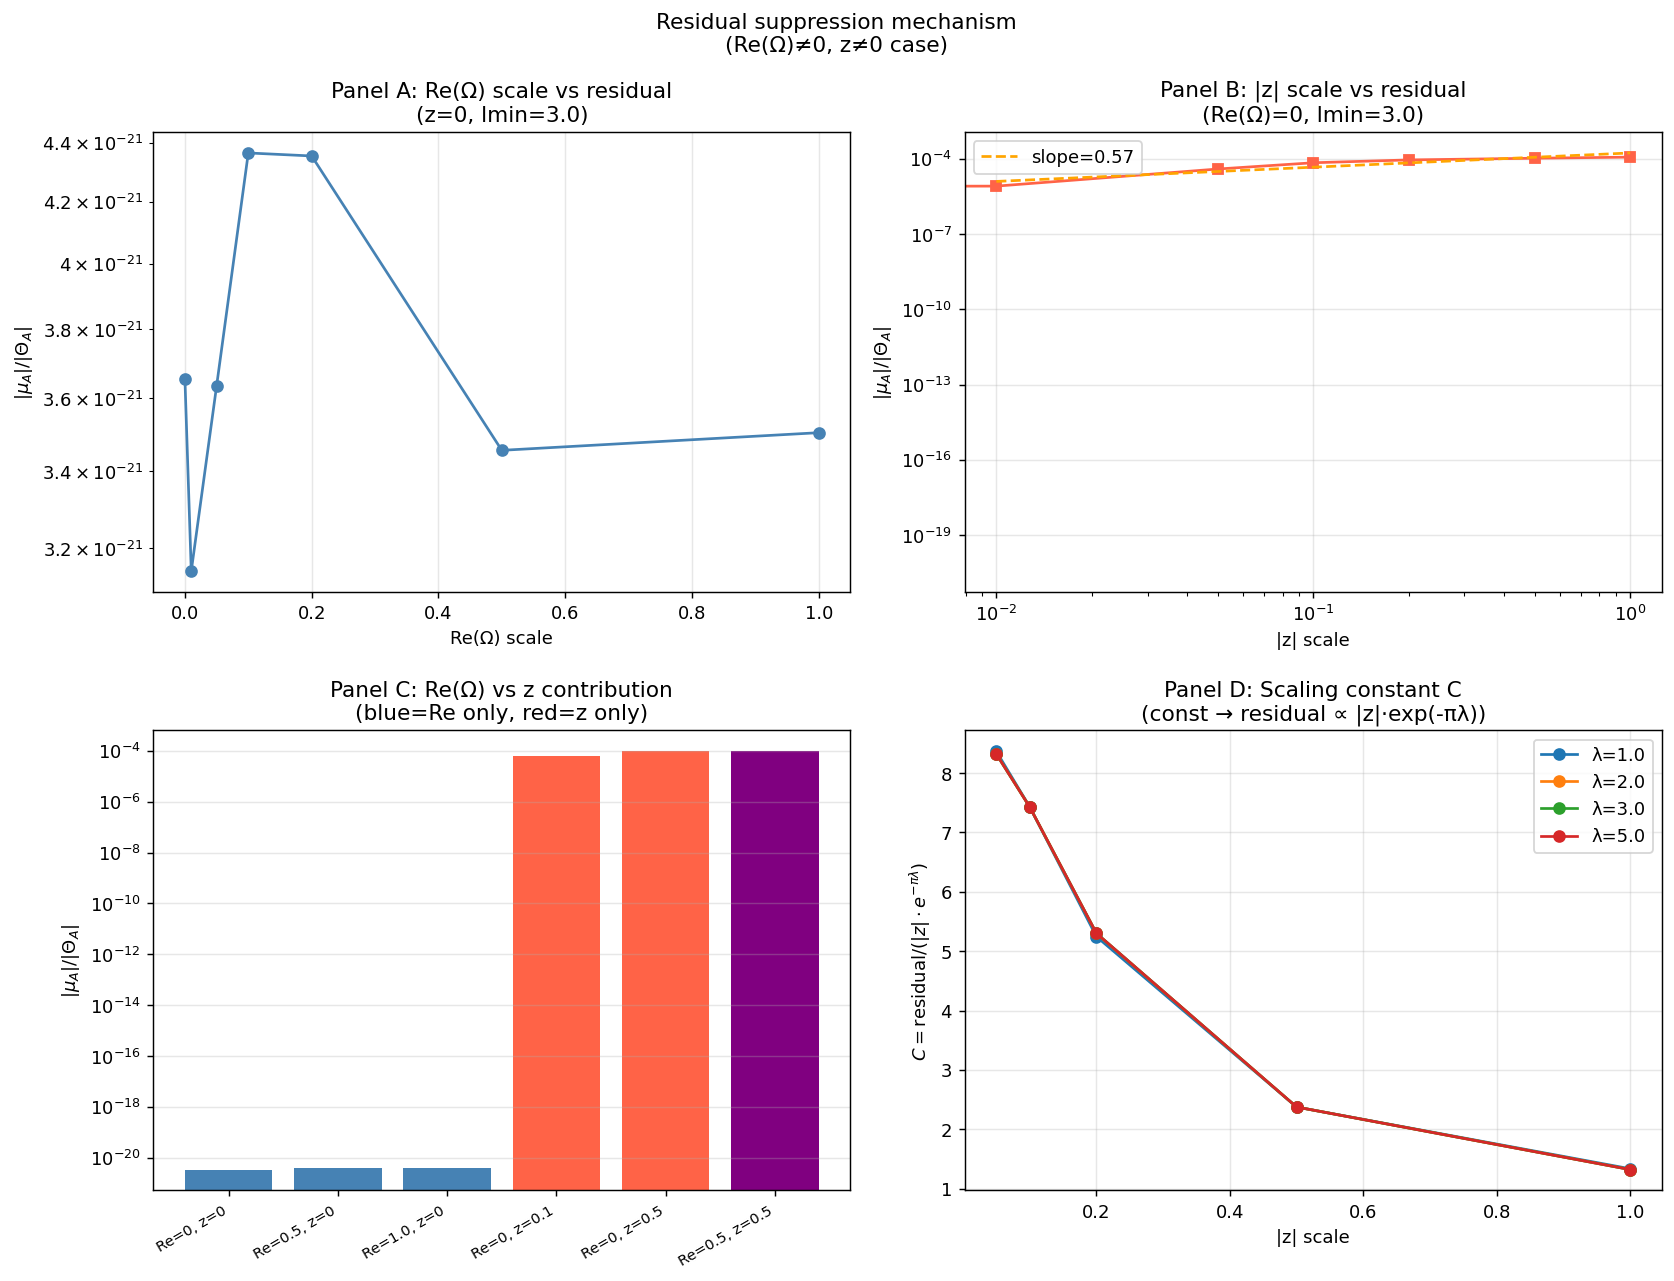

Reproduce this figure in Python.
"""
残差スケーリング特定解析
目的: n/−n対称性が不完全になるRe(Ω)≠0、z≠0の場合の残差の代数的起源を特定する

前回確認:
  - Re(Ω)=0, z=0: grad=0 厳密に成立（証明済み）
  - Re(Ω)≠0 or z≠0: 不完全キャンセル → 残差が残る

今回の問い:
  Q1: Re(Ω)の寄与とzの寄与はどちらが支配的か
  Q2: 残差はどのスケーリングを持つか（Re(Ω)の大きさ、|z|の大きさで）
  Q3: M_2以降の高次項は残差を説明するか、それとも別の機構か

実行: python cancellation_residual.py
"""

import numpy as np
from itertools import product
import matplotlib.pyplot as plt

# ---- 基本関数 ----

def make_omega_controlled(gb, lmin, re_scale=0.0, seed=42):
    """
    Re(Ω)のスケールを制御できるブロック行列生成
    re_scale=0: 純虚数行列
    re_scale>0: Re(Ω)の大きさ
    """
    rng = np.random.default_rng(seed)
    A = rng.standard_normal((gb, gb))
    Q, _ = np.linalg.qr(A)
    eigs = lmin + rng.exponential(0.3, gb)
    ImOm = Q @ np.diag(eigs) @ Q.T

    if re_scale > 0:
        ReOm = rng.standard_normal((gb, gb)) * re_scale
        ReOm = (ReOm + ReOm.T) / 2
    else:
        ReOm = np.zeros((gb, gb))

    return ReOm + 1j * ImOm


def theta_and_grad(Om, z, N_cut=2):
    """theta値と勾配を同時計算（格子点ループ1回）"""
    g = Om.shape[0]
    ns = range(-N_cut, N_cut + 1)
    theta = 0.0 + 0j
    grad = np.zeros(g, dtype=complex)
    for n in product(ns, repeat=g):
        n_arr = np.array(n, dtype=float)
        phase = np.pi * 1j * (n_arr @ Om @ n_arr + 2 * n_arr @ z)
        term = np.exp(phase)
        theta += term
        grad += 2 * np.pi * 1j * n_arr * term
    return theta, grad


# ============================================================
# 解析1: Re(Ω)スケールvs残差
# ============================================================

def analysis_reom_scaling(lmin=3.0, gb=4, N_cut=2, n_seeds=10):
    """
    Re(Ω)の大きさ（re_scale）に対する|mu_A|/|Theta_A|のスケーリング
    z=0固定でRe(Ω)の効果のみを見る
    """
    re_scales = [0.0, 0.01, 0.05, 0.1, 0.2, 0.5, 1.0]
    results = []

    print(f"\n[解析1] Re(Ω)スケール vs 残差 (lmin={lmin}, gb={gb}, z=0)")
    print(f"{'re_scale':>10} {'|mu_A|/|ThA|':>14} {'std':>10} {'ratio/re²':>12}")
    print("-" * 52)

    for re_scale in re_scales:
        ratios = []
        for seed in range(n_seeds):
            Om = make_omega_controlled(gb, lmin, re_scale, seed)
            z = np.zeros(gb)
            theta, grad = theta_and_grad(Om, z, N_cut)
            mu_A = grad / (2 * np.pi * 1j)
            ratio = np.linalg.norm(mu_A) / (abs(theta) + 1e-30)
            ratios.append(ratio)

        mean_r = np.mean(ratios)
        std_r = np.std(ratios)
        # re_scale=0の比との比 → re²スケーリングか確認
        results.append({'re_scale': re_scale, 'mean': mean_r, 'std': std_r})
        ratio_re2 = mean_r / (re_scale**2 + 1e-30) if re_scale > 0 else float('nan')
        print(f"{re_scale:10.3f} {mean_r:14.3e} {std_r:10.2e} {ratio_re2:12.3e}")

    return results


# ============================================================
# 解析2: |z|スケールvs残差
# ============================================================

def analysis_z_scaling(lmin=3.0, gb=4, N_cut=2, n_seeds=10):
    """
    |z|の大きさに対する|mu_A|/|Theta_A|のスケーリング
    Re(Ω)=0固定でzの効果のみを見る
    """
    z_scales = [0.0, 0.01, 0.05, 0.1, 0.2, 0.5, 1.0]
    results = []

    print(f"\n[解析2] |z|スケール vs 残差 (lmin={lmin}, gb={gb}, Re(Ω)=0)")
    print(f"{'|z|':>8} {'|mu_A|/|ThA|':>14} {'std':>10} {'ratio/|z|':>12}")
    print("-" * 50)

    for z_scale in z_scales:
        ratios = []
        for seed in range(n_seeds):
            Om = make_omega_controlled(gb, lmin, re_scale=0.0, seed=seed)
            rng = np.random.default_rng(seed + 500)
            z = rng.standard_normal(gb) * z_scale
            theta, grad = theta_and_grad(Om, z, N_cut)
            mu_A = grad / (2 * np.pi * 1j)
            ratio = np.linalg.norm(mu_A) / (abs(theta) + 1e-30)
            ratios.append(ratio)

        mean_r = np.mean(ratios)
        std_r = np.std(ratios)
        results.append({'z_scale': z_scale, 'mean': mean_r, 'std': std_r})
        ratio_z = mean_r / (z_scale + 1e-30) if z_scale > 0 else float('nan')
        print(f"{z_scale:8.3f} {mean_r:14.3e} {std_r:10.2e} {ratio_z:12.3e}")

    return results


# ============================================================
# 解析3: M_1残差の代数的構造
# ============================================================

def analysis_m1_residual_structure(lmin=3.0, gb=4, N_cut=2, n_seeds=5):
    """
    Re(Ω)≠0のとき、M_1 = 2*mu_A^T C mu_B の残差が
    どの代数的量で決まるかを特定する

    n/−n対称性の破れ: Re(Ω)があると
    exp(πi n^T Ω n) = exp(-π n^T Im(Ω) n) * exp(πi n^T Re(Ω) n)
    n→−n: exp(-π n^T Im(Ω) n) は不変, exp(πi n^T Re(Ω) n) も不変
    → Re(Ω)は対称性を壊さない！

    z≠0のとき:
    exp(2πi n^T z) → exp(-2πi n^T z) でn→−n
    → z≠0が対称性を壊す主因

    これを数値確認する
    """
    print(f"\n[解析3] M_1残差の代数的構造確認 (lmin={lmin}, gb={gb})")
    print("  Re(Ω)とzの対称性破れへの寄与を分離")
    print()

    configs = [
        ('Re=0, z=0',    0.0, 0.0),
        ('Re=0.5, z=0',  0.5, 0.0),
        ('Re=1.0, z=0',  1.0, 0.0),
        ('Re=0, z=0.1',  0.0, 0.1),
        ('Re=0, z=0.5',  0.0, 0.5),
        ('Re=0.5, z=0.5',0.5, 0.5),
    ]

    print(f"  {'設定':20} {'|mu_A|/|ThA|':>14} {'|sin(phi_n)|_max':>18}")
    print("  " + "-" * 56)

    results = []
    for label, re_scale, z_scale in configs:
        ratios = []
        sin_maxes = []
        for seed in range(n_seeds):
            Om = make_omega_controlled(gb, lmin, re_scale, seed)
            rng = np.random.default_rng(seed + 600)
            z = rng.standard_normal(gb) * z_scale

            theta, grad = theta_and_grad(Om, z, N_cut)
            mu_A = grad / (2 * np.pi * 1j)
            ratio = np.linalg.norm(mu_A) / (abs(theta) + 1e-30)
            ratios.append(ratio)

            # 位相の非対称性を測定
            # n→−nでの位相差 = 4π n^T z（Re(Ω)の寄与は相殺）
            sin_vals = []
            ns = range(-N_cut, N_cut + 1)
            for n in product(ns, repeat=gb):
                n_arr = np.array(n, dtype=float)
                if np.any(n_arr != 0):
                    phase_diff = 2 * np.pi * n_arr @ z  # n→−nでの位相差の半分
                    sin_vals.append(abs(np.sin(phase_diff)))
            sin_maxes.append(max(sin_vals) if sin_vals else 0)

        mean_r = np.mean(ratios)
        mean_sin = np.mean(sin_maxes)
        print(f"  {label:20} {mean_r:14.3e} {mean_sin:18.3e}")
        results.append({'label': label, 're_scale': re_scale, 'z_scale': z_scale,
                        'mean_ratio': mean_r, 'mean_sin_max': mean_sin})

    print()
    print("  【予測】Re(Ω)は対称性を壊さない（n→−nで位相が±で相殺）")
    print("  　　　　z≠0が主な対称性破れの原因")
    print("  　　　　残差 ∝ |z| × exp(-π λ_min)")
    return results


# ============================================================
# 解析4: 残差の精密スケーリング法則
# ============================================================

def analysis_residual_scaling_law(lmin_vals, gb=4, N_cut=2, n_seeds=10):
    """
    残差 |mu_A|/|Theta_A| の精密なスケーリング法則を決定
    Re(Ω)=0固定、z_scaleを変化させて

    仮説: |mu_A|/|Theta_A| ≈ C(lmin) × |z| × exp(-π λ_min)
    """
    z_scales = [0.0, 0.05, 0.1, 0.2, 0.5, 1.0]

    print(f"\n[解析4] 残差スケーリング法則の精密測定 (Re(Ω)=0, gb={gb})")
    print("  仮説: residual ≈ C × |z| × exp(-π λ_min)")
    print()
    print(f"  {'lmin':>6} {'|z|':>6} {'residual':>12} {'C = res/(|z|*exp(-πλ))':>24}")
    print("  " + "-" * 54)

    results = []
    for lmin in lmin_vals:
        for z_scale in z_scales[1:]:  # z=0はスキップ
            ratios = []
            for seed in range(n_seeds):
                Om = make_omega_controlled(gb, lmin, re_scale=0.0, seed=seed)
                rng = np.random.default_rng(seed + 700)
                z = rng.standard_normal(gb) * z_scale
                theta, grad = theta_and_grad(Om, z, N_cut)
                mu_A = grad / (2 * np.pi * 1j)
                ratio = np.linalg.norm(mu_A) / (abs(theta) + 1e-30)
                ratios.append(ratio)

            mean_r = np.mean(ratios)
            exp_lmin = np.exp(-np.pi * lmin)
            C = mean_r / (z_scale * exp_lmin)
            print(f"  {lmin:6.1f} {z_scale:6.3f} {mean_r:12.3e} {C:24.3e}")
            results.append({'lmin': lmin, 'z_scale': z_scale,
                            'residual': mean_r, 'C': C})
    return results


# ============================================================
# メイン
# ============================================================

def main():
    print("=" * 60)
    print("残差スケーリング特定解析")
    print("Re(Ω)≠0、z≠0の場合の追加抑制の起源")
    print("=" * 60)

    lmin = 3.0
    gb = 4
    N_cut = 2

    # 解析1: Re(Ω)の効果
    res1 = analysis_reom_scaling(lmin=lmin, gb=gb, N_cut=N_cut, n_seeds=8)

    # 解析2: zの効果
    res2 = analysis_z_scaling(lmin=lmin, gb=gb, N_cut=N_cut, n_seeds=8)

    # 解析3: 代数的構造（Re(Ω) vs z のどちらが対称性を壊すか）
    res3 = analysis_m1_residual_structure(lmin=lmin, gb=gb, N_cut=N_cut, n_seeds=5)

    # 解析4: 精密スケーリング法則
    res4 = analysis_residual_scaling_law(
        lmin_vals=[1.0, 2.0, 3.0, 5.0], gb=gb, N_cut=N_cut, n_seeds=8)

    # ---- プロット ----
    fig, axes = plt.subplots(2, 2, figsize=(13, 10))

    # Panel A: Re(Ω)スケール vs 残差
    ax = axes[0, 0]
    re_sc = [r['re_scale'] for r in res1]
    means = [r['mean'] for r in res1]
    ax.plot(re_sc, means, 'o-', color='steelblue')
    ax.set_xlabel('Re(Ω) scale')
    ax.set_ylabel(r'$|\mu_A|/|\Theta_A|$')
    ax.set_yscale('log')
    ax.set_title('Panel A: Re(Ω) scale vs residual\n(z=0, lmin=3.0)')
    ax.grid(True, alpha=0.3)

    # Panel B: |z|スケール vs 残差
    ax = axes[0, 1]
    z_sc = [r['z_scale'] for r in res2]
    means2 = [r['mean'] for r in res2]
    ax.plot(z_sc, means2, 's-', color='tomato')
    # 線形フィット（log-linearで）
    z_nonzero = [z for z in z_sc if z > 0]
    m_nonzero = [m for z, m in zip(z_sc, means2) if z > 0]
    if len(z_nonzero) > 1:
        coeffs = np.polyfit(np.log(z_nonzero), np.log(m_nonzero), 1)
        z_fit = np.linspace(min(z_nonzero), max(z_nonzero), 50)
        ax.plot(z_fit, np.exp(coeffs[1]) * z_fit**coeffs[0],
                '--', color='orange', label=f'slope={coeffs[0]:.2f}')
        ax.legend()
    ax.set_xlabel('|z| scale')
    ax.set_ylabel(r'$|\mu_A|/|\Theta_A|$')
    ax.set_xscale('log')
    ax.set_yscale('log')
    ax.set_title('Panel B: |z| scale vs residual\n(Re(Ω)=0, lmin=3.0)')
    ax.grid(True, alpha=0.3)

    # Panel C: Re vs z の寄与比較
    ax = axes[1, 0]
    labels = [r['label'] for r in res3]
    ratios = [r['mean_ratio'] for r in res3]
    colors = ['steelblue', 'steelblue', 'steelblue', 'tomato', 'tomato', 'purple']
    bars = ax.bar(range(len(labels)), ratios, color=colors)
    ax.set_yscale('log')
    ax.set_xticks(range(len(labels)))
    ax.set_xticklabels(labels, rotation=30, ha='right', fontsize=8)
    ax.set_ylabel(r'$|\mu_A|/|\Theta_A|$')
    ax.set_title('Panel C: Re(Ω) vs z contribution\n(blue=Re only, red=z only)')
    ax.grid(True, alpha=0.3, axis='y')

    # Panel D: 精密スケーリング C = residual / (|z| * exp(-π λ))
    ax = axes[1, 1]
    for lmin_val in [1.0, 2.0, 3.0, 5.0]:
        subset = [r for r in res4 if r['lmin'] == lmin_val]
        zs = [r['z_scale'] for r in subset]
        Cs = [r['C'] for r in subset]
        ax.plot(zs, Cs, 'o-', label=f'λ={lmin_val}')
    ax.set_xlabel('|z| scale')
    ax.set_ylabel(r'$C = \text{residual} / (|z| \cdot e^{-\pi\lambda})$')
    ax.set_title('Panel D: Scaling constant C\n(const → residual ∝ |z|·exp(-πλ))')
    ax.legend()
    ax.grid(True, alpha=0.3)

    plt.suptitle('Residual suppression mechanism\n(Re(Ω)≠0, z≠0 case)', fontsize=12)
    plt.tight_layout()
    plt.savefig("cancellation_residual.png", dpi=130, bbox_inches='tight')
    print("\nプロット: cancellation_residual.png")
    print("完了")


if __name__ == "__main__":
    main()
